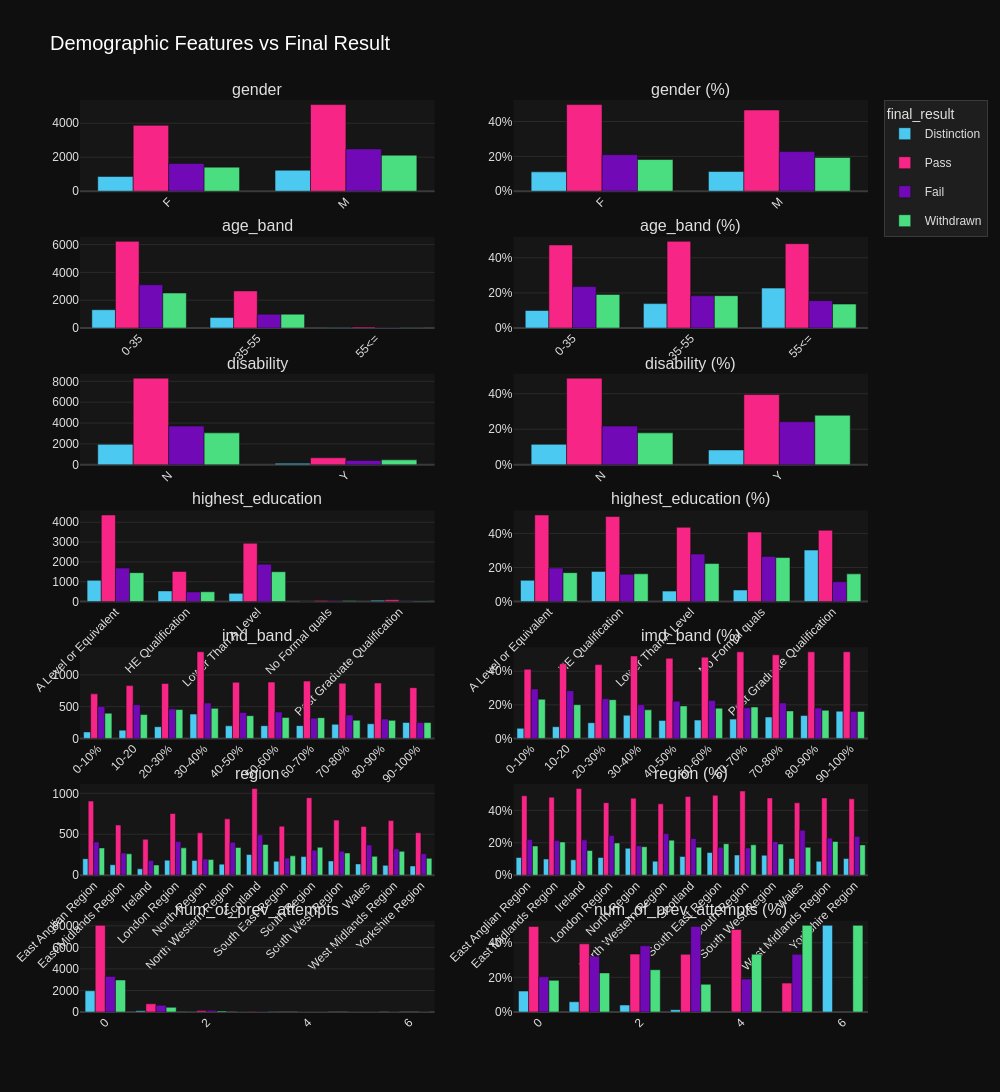

Write notebook code for a chart like this one.
### Markdown cell above
## 3. Target Variable Analysis
We want to see how the target variable (final_result) is distributed across different features.
We are interested in comparing the final_result with:
- gender
- age_band
- disability
- highest_education
- imd_band
- region
- num_of_prev_attempts

### Code cell
from plotly.subplots import make_subplots

CATEGORICAL_FEATURES = [
	"gender",
	"age_band",
	"disability",
	"highest_education",
	"imd_band",
	"region",
	"num_of_prev_attempts",
]
TARGET_COL = "final_result"
RESULT_ORDER = ["Distinction", "Pass", "Fail", "Withdrawn"]
GRID_COLS = 2
GRID_ROWS = len(CATEGORICAL_FEATURES)
VERTICAL_SPACING = 0.05
HORIZONTAL_SPACING = 0.1
TICK_ANGLE = -45
FIG_HEIGHT = 3000
FIG_WIDTH = 1000
OUTPUT_FILE = "demographic_vs_final_result.png"


def compute_group_counts(df, feature, target):
	return df.groupby([feature, target]).size().reset_index(name="count")


def compute_group_percentages(df, feature, target):
	counts = compute_group_counts(df, feature, target)
	counts["pct"] = (
			counts["count"] / counts.groupby(feature)["count"].transform("sum") * 100
	)
	return counts


def build_color_map(df, target, result_order):
	colorway = pio.templates[pio.templates.default].layout.colorway
	result_vals = [v for v in result_order if v in df[target].unique()]
	return {val: colorway[i % len(colorway)] for i, val in enumerate(result_vals)}


def add_grouped_bars(fig, df, feature, target, row, col, seen_legend, color_map, result_order, use_pct):
	if use_pct:
		data = compute_group_percentages(df, feature, target)
		y_col = "pct"
	else:
		data = compute_group_counts(df, feature, target)
		y_col = "count"

	for result_val in [v for v in result_order if v in data[target].unique()]:
		subset = data[data[target] == result_val]
		show_legend = result_val not in seen_legend
		if show_legend:
			seen_legend.add(result_val)
		fig.add_trace(
			go.Bar(
				name=result_val,
				x=subset[feature],
				y=subset[y_col],
				legendgroup=result_val,
				showlegend=show_legend,
				marker_color=color_map[result_val],
			),
			row=row,
			col=col,
		)


def build_subplot_titles(features):
	titles = []
	for feature in features:
		titles.append(feature)
		titles.append(f"{feature} (%)")
	return titles


def build_figure(df, features, target, result_order):
	color_map = build_color_map(df, target, result_order)

	fig = make_subplots(
		rows=GRID_ROWS,
		cols=GRID_COLS,
		subplot_titles=build_subplot_titles(features),
		vertical_spacing=VERTICAL_SPACING,
		horizontal_spacing=HORIZONTAL_SPACING,
	)

	seen_legend = set()
	for i, feature in enumerate(features):
		row = i + 1
		add_grouped_bars(fig, df, feature, target, row, 1, seen_legend, color_map, result_order, use_pct=False)
		add_grouped_bars(fig, df, feature, target, row, 2, seen_legend, color_map, result_order, use_pct=True)

	fig.update_xaxes(tickangle=TICK_ANGLE)
	fig.update_yaxes(col=2, ticksuffix="%")
	fig.update_layout(
		title_text="Demographic Features vs Final Result",
		barmode="group",
		legend_title_text=target,
		height=FIG_HEIGHT,
		width=FIG_WIDTH,
	)
	return fig


fig = build_figure(train_data, CATEGORICAL_FEATURES, TARGET_COL, RESULT_ORDER)
fig.write_image(OUTPUT_FILE)
fig.show()

### Figure 1 — Plotly figure (JSON) as saved in the notebook; plotly's stock layout.template omitted (floating-point values rounded to 4 significant figures)
{"data": [{"legendgroup": "Distinction", "marker": {"color": "#4CC9F0"}, "name": "Distinction", "showlegend": true, "x": ["F", "M"], "y": [865, 1236], "type": "bar", "xaxis": "x", "yaxis": "y"}, {"legendgroup": "Pass", "marker": {"color": "#F72585"}, "name": "Pass", "showlegend": true, "x": ["F", "M"], "y": [3874, 5099], "type": "bar", "xaxis": "x", "yaxis": "y"}, {"legendgroup": "Fail", "marker": {"color": "#7209B7"}, "name": "Fail", "showlegend": true, "x": ["F", "M"], "y": [1633, 2488], "type": "bar", "xaxis": "x", "yaxis": "y"}, {"legendgroup": "Withdrawn", "marker": {"color": "#4ADE80"}, "name": "Withdrawn", "showlegend": true, "x": ["F", "M"], "y": [1416, 2117], "type": "bar", "xaxis": "x", "yaxis": "y"}, {"legendgroup": "Distinction", "marker": {"color": "#4CC9F0"}, "name": "Distinction", "showlegend": false, "x": ["F", "M"], "y": [11.11, 11.3], "type": "bar", "xaxis": "x2", "yaxis": "y2"}, {"legendgroup": "Pass", "marker": {"color": "#F72585"}, "name": "Pass", "showlegend": false, "x": ["F", "M"], "y": [49.74, 46.61], "type": "bar", "xaxis": "x2", "yaxis": "y2"}, {"legendgroup": "Fail", "marker": {"color": "#7209B7"}, "name": "Fail", "showlegend": false, "x": ["F", "M"], "y": [20.97, 22.74], "type": "bar", "xaxis": "x2", "yaxis": "y2"}, {"legendgroup": "Withdrawn", "marker": {"color": "#4ADE80"}, "name": "Withdrawn", "showlegend": false, "x": ["F", "M"], "y": [18.18, 19.35], "type": "bar", "xaxis": "x2", "yaxis": "y2"}, {"legendgroup": "Distinction", "marker": {"color": "#4CC9F0"}, "name": "Distinction", "showlegend": false, "x": ["0-35", "35-55", "55<="], "y": [1315, 751, 35], "type": "bar", "xaxis": "x3", "yaxis": "y3"}, {"legendgroup": "Pass", "marker": {"color": "#F72585"}, "name": "Pass", "showlegend": false, "x": ["0-35", "35-55", "55<="], "y": [6231, 2668, 74], "type": "bar", "xaxis": "x3", "yaxis": "y3"}, {"legendgroup": "Fail", "marker": {"color": "#7209B7"}, "name": "Fail", "showlegend": false, "x": ["0-35", "35-55", "55<="], "y": [3106, 991, 24], "type": "bar", "xaxis": "x3", "yaxis": "y3"}, {"legendgroup": "Withdrawn", "marker": {"color": "#4ADE80"}, "name": "Withdrawn", "showlegend": false, "x": ["0-35", "35-55", "55<="], "y": [2517, 995, 21], "type": "bar", "xaxis": "x3", "yaxis": "y3"}, {"legendgroup": "Distinction", "marker": {"color": "#4CC9F0"}, "name": "Distinction", "showlegend": false, "x": ["0-35", "35-55", "55<="], "y": [9.986, 13.89, 22.73], "type": "bar", "xaxis": "x4", "yaxis": "y4"}, {"legendgroup": "Pass", "marker": {"color": "#F72585"}, "name": "Pass", "showlegend": false, "x": ["0-35", "35-55", "55<="], "y": [47.32, 49.36, 48.05], "type": "bar", "xaxis": "x4", "yaxis": "y4"}, {"legendgroup": "Fail", "marker": {"color": "#7209B7"}, "name": "Fail", "showlegend": false, "x": ["0-35", "35-55", "55<="], "y": [23.59, 18.33, 15.58], "type": "bar", "xaxis": "x4", "yaxis": "y4"}, {"legendgroup": "Withdrawn", "marker": {"color": "#4ADE80"}, "name": "Withdrawn", "showlegend": false, "x": ["0-35", "35-55", "55<="], "y": [19.11, 18.41, 13.64], "type": "bar", "xaxis": "x4", "yaxis": "y4"}, {"legendgroup": "Distinction", "marker": {"color": "#4CC9F0"}, "name": "Distinction", "showlegend": false, "x": ["N", "Y"], "y": [1959, 142], "type": "bar", "xaxis": "x5", "yaxis": "y5"}, {"legendgroup": "Pass", "marker": {"color": "#F72585"}, "name": "Pass", "showlegend": false, "x": ["N", "Y"], "y": [8301, 672], "type": "bar", "xaxis": "x5", "yaxis": "y5"}, {"legendgroup": "Fail", "marker": {"color": "#7209B7"}, "name": "Fail", "showlegend": false, "x": ["N", "Y"], "y": [3709, 412], "type": "bar", "xaxis": "x5", "yaxis": "y5"}, {"legendgroup": "Withdrawn", "marker": {"color": "#4ADE80"}, "name": "Withdrawn", "showlegend": false, "x": ["N", "Y"], "y": [3059, 474], "type": "bar", "xaxis": "x5", "yaxis": "y5"}, {"legendgroup": "Distinction", "marker": {"color": "#4CC9F0"}, "name": "Distinction", "showlegend": false, "x": ["N", "Y"], "y": [11.5, 8.353], "type": "bar", "xaxis": "x6", "yaxis": "y6"}, {"legendgroup": "Pass", "marker": {"color": "#F72585"}, "name": "Pass", "showlegend": false, "x": ["N", "Y"], "y": [48.75, 39.53], "type": "bar", "xaxis": "x6", "yaxis": "y6"}, {"legendgroup": "Fail", "marker": {"color": "#7209B7"}, "name": "Fail", "showlegend": false, "x": ["N", "Y"], "y": [21.78, 24.24], "type": "bar", "xaxis": "x6", "yaxis": "y6"}, {"legendgroup": "Withdrawn", "marker": {"color": "#4ADE80"}, "name": "Withdrawn", "showlegend": false, "x": ["N", "Y"], "y": [17.96, 27.88], "type": "bar", "xaxis": "x6", "yaxis": "y6"}, {"legendgroup": "Distinction", "marker": {"color": "#4CC9F0"}, "name": "Distinction", "showlegend": false, "x": ["A Level or Equivalent", "HE Qualification", "Lower Than A Level", "No Formal quals", "Post Graduate Qualification"], "y": [1072, 539, 415, 10, 65], "type": "bar", "xaxis": "x7", "yaxis": "y7"}, {"legendgroup": "Pass", "marker": {"color": "#F72585"}, "name": "Pass", "showlegend": false, "x": ["A Level or Equivalent", "HE Qualification", "Lower Than A Level", "No Formal quals", "Post Graduate Qualification"], "y": [4366, 1518, 2939, 60, 90], "type": "bar", "xaxis": "x7", "yaxis": "y7"}, {"legendgroup": "Fail", "marker": {"color": "#7209B7"}, "name": "Fail", "showlegend": false, "x": ["A Level or Equivalent", "HE Qualification", "Lower Than A Level", "No Formal quals", "Post Graduate Qualification"], "y": [1689, 487, 1881, 39, 25], "type": "bar", "xaxis": "x7", "yaxis": "y7"}, {"legendgroup": "Withdrawn", "marker": {"color": "#4ADE80"}, "name": "Withdrawn", "showlegend": false, "x": ["A Level or Equivalent", "HE Qualification", "Lower Than A Level", "No Formal quals", "Post Graduate Qualification"], "y": [1459, 496, 1505, 38, 35], "type": "bar", "xaxis": "x7", "yaxis": "y7"}, {"legendgroup": "Distinction", "marker": {"color": "#4CC9F0"}, "name": "Distinction", "showlegend": false, "x": ["A Level or Equivalent", "HE Qualification", "Lower Than A Level", "No Formal quals", "Post Graduate Qualification"], "y": [12.49, 17.73, 6.157, 6.803, 30.23], "type": "bar", "xaxis": "x8", "yaxis": "y8"}, {"legendgroup": "Pass", "marker": {"color": "#F72585"}, "name": "Pass", "showlegend": false, "x": ["A Level or Equivalent", "HE Qualification", "Lower Than A Level", "No Formal quals", "Post Graduate Qualification"], "y": [50.85, 49.93, 43.61, 40.82, 41.86], "type": "bar", "xaxis": "x8", "yaxis": "y8"}, {"legendgroup": "Fail", "marker": {"color": "#7209B7"}, "name": "Fail", "showlegend": false, "x": ["A Level or Equivalent", "HE Qualification", "Lower Than A Level", "No Formal quals", "Post Graduate Qualification"], "y": [19.67, 16.02, 27.91, 26.53, 11.63], "type": "bar", "xaxis": "x8", "yaxis": "y8"}, {"legendgroup": "Withdrawn", "marker": {"color": "#4ADE80"}, "name": "Withdrawn", "showlegend": false, "x": ["A Level or Equivalent", "HE Qualification", "Lower Than A Level", "No Formal quals", "Post Graduate Qualification"], "y": [16.99, 16.32, 22.33, 25.85, 16.28], "type": "bar", "xaxis": "x8", "yaxis": "y8"}, {"legendgroup": "Distinction", "marker": {"color": "#4CC9F0"}, "name": "Distinction", "showlegend": false, "x": ["0-10%", "10-20", "20-30%", "30-40%", "40-50%", "50-60%", "60-70%", "70-80%", "80-90%", "90-100%"], "y": [102, 130, 184, 383, 198, 200, 201, 222, 230, 251], "type": "bar", "xaxis": "x9", "yaxis": "y9"}, {"legendgroup": "Pass", "marker": {"color": "#F72585"}, "name": "Pass", "showlegend": false, "x": ["0-10%", "10-20", "20-30%", "30-40%", "40-50%", "50-60%", "60-70%", "70-80%", "80-90%", "90-100%"], "y": [701, 831, 865, 1364, 883, 887, 902, 869, 872, 799], "type": "bar", "xaxis": "x9", "yaxis": "y9"}, {"legendgroup": "Fail", "marker": {"color": "#7209B7"}, "name": "Fail", "showlegend": false, "x": ["0-10%", "10-20", "20-30%", "30-40%", "40-50%", "50-60%", "60-70%", "70-80%", "80-90%", "90-100%"], "y": [502, 531, 465, 558, 409, 415, 319, 368, 305, 249], "type": "bar", "xaxis": "x9", "yaxis": "y9"}, {"legendgroup": "Withdrawn", "marker": {"color": "#4ADE80"}, "name": "Withdrawn", "showlegend": false, "x": ["0-10%", "10-20", "20-30%", "30-40%", "40-50%", "50-60%", "60-70%", "70-80%", "80-90%", "90-100%"], "y": [397, 375, 454, 473, 358, 330, 327, 286, 284, 249], "type": "bar", "xaxis": "x9", "yaxis": "y9"}, {"legendgroup": "Distinction", "marker": {"color": "#4CC9F0"}, "name": "Distinction", "showlegend": false, "x": ["0-10%", "10-20", "20-30%", "30-40%", "40-50%", "50-60%", "60-70%", "70-80%", "80-90%", "90-100%"], "y": [5.993, 6.963, 9.35, 13.79, 10.71, 10.92, 11.49, 12.72, 13.6, 16.21], "type": "bar", "xaxis": "x10", "yaxis": "y10"}, {"legendgroup": "Pass", "marker": {"color": "#F72585"}, "name": "Pass", "showlegend": false, "x": ["0-10%", "10-20", "20-30%", "30-40%", "40-50%", "50-60%", "60-70%", "70-80%", "80-90%", "90-100%"], "y": [41.19, 44.51, 43.95, 49.1, 47.78, 48.42, 51.57, 49.8, 51.57, 51.61], "type": "bar", "xaxis": "x10", "yaxis": "y10"}, {"legendgroup": "Fail", "marker": {"color": "#7209B7"}, "name": "Fail", "showlegend": false, "x": ["0-10%", "10-20", "20-30%", "30-40%", "40-50%", "50-60%", "60-70%", "70-80%", "80-90%", "90-100%"], "y": [29.49, 28.44, 23.63, 20.09, 22.13, 22.65, 18.24, 21.09, 18.04, 16.09], "type": "bar", "xaxis": "x10", "yaxis": "y10"}, {"legendgroup": "Withdrawn", "marker": {"color": "#4ADE80"}, "name": "Withdrawn", "showlegend": false, "x": ["0-10%", "10-20", "20-30%", "30-40%", "40-50%", "50-60%", "60-70%", "70-80%", "80-90%", "90-100%"], "y": [23.33, 20.09, 23.07, 17.03, 19.37, 18.01, 18.7, 16.39, 16.79, 16.09], "type": "bar", "xaxis": "x10", "yaxis": "y10"}, {"legendgroup": "Distinction", "marker": {"color": "#4CC9F0"}, "name": "Distinction", "showlegend": false, "x": ["East Anglian Region", "East Midlands Region", "Ireland", "London Region", "North Region", "North Western Region", "Scotland", "South East Region", "South Region", "South West Region", "Wales", "West Midlands Region", "Yorkshire Region"], "y": [202, 127, 78, 184, 181, 135, 252, 170, 227, 174, 138, 120, 113], "type": "bar", "xaxis": "x11", "yaxis": "y11"}, {"legendgroup": "Pass", "marker": {"color": "#F72585"}, "name": "Pass", "showlegend": false, "x": ["East Anglian Region", "East Midlands Region", "Ireland", "London Region", "North Region", "North Western Region", "Scotland", "South East Region", "South Region", "South West Region", "Wales", "West Midlands Region", "Yorkshire Region"], "y": [905, 613, 439, 753, 517, 688, 1058, 599, 946, 673, 596, 667, 519], "type": "bar", "xaxis": "x11", "yaxis": "y11"}, {"legendgroup": "Fail", "marker": {"color": "#7209B7"}, "name": "Fail", "showlegend": false, "x": ["East Anglian Region", "East Midlands Region", "Ireland", "London Region", "North Region", "North Western Region", "Scotland", "South East Region", "South Region", "South West Region", "Wales", "West Midlands Region", "Yorkshire Region"], "y": [406, 272, 179, 411, 198, 401, 493, 209, 306, 293, 370, 320, 263], "type": "bar", "xaxis": "x11", "yaxis": "y11"}, {"legendgroup": "Withdrawn", "marker": {"color": "#4ADE80"}, "name": "Withdrawn", "showlegend": false, "x": ["East Anglian Region", "East Midlands Region", "Ireland", "London Region", "North Region", "North Western Region", "Scotland", "South East Region", "South Region", "South West Region", "Wales", "West Midlands Region", "Yorkshire Region"], "y": [333, 261, 125, 334, 191, 338, 376, 236, 341, 271, 230, 291, 206], "type": "bar", "xaxis": "x11", "yaxis": "y11"}, {"legendgroup": "Distinction", "marker": {"color": "#4CC9F0"}, "name": "Distinction", "showlegend": false, "x": ["East Anglian Region", "East Midlands Region", "Ireland", "London Region", "North Region", "North Western Region", "Scotland", "South East Region", "South Region", "South West Region", "Wales", "West Midlands Region", "Yorkshire Region"], "y": [10.94, 9.976, 9.501, 10.94, 16.65, 8.643, 11.56, 14.0, 12.47, 12.33, 10.34, 8.584, 10.26], "type": "bar", "xaxis": "x12", "yaxis": "y12"}, {"legendgroup": "Pass", "marker": {"color": "#F72585"}, "name": "Pass", "showlegend": false, "x": ["East Anglian Region", "East Midlands Region", "Ireland", "London Region", "North Region", "North Western Region", "Scotland", "South East Region", "South Region", "South West Region", "Wales", "West Midlands Region", "Yorkshire Region"], "y": [49.02, 48.15, 53.47, 44.77, 47.56, 44.05, 48.55, 49.34, 51.98, 47.7, 44.68, 47.71, 47.14], "type": "bar", "xaxis": "x12", "yaxis": "y12"}, {"legendgroup": "Fail", "marker": {"color": "#7209B7"}, "name": "Fail", "showlegend": false, "x": ["East Anglian Region", "East Midlands Region", "Ireland", "London Region", "North Region", "North Western Region", "Scotland", "South East Region", "South Region", "South West Region", "Wales", "West Midlands Region", "Yorkshire Region"], "y": [21.99, 21.37, 21.8, 24.44, 18.22, 25.67, 22.63, 17.22, 16.81, 20.77, 27.74, 22.89, 23.89], "type": "bar", "xaxis": "x12", "yaxis": "y12"}, {"legendgroup": "Withdrawn", "marker": {"color": "#4ADE80"}, "name": "Withdrawn", "showlegend": false, "x": ["East Anglian Region", "East Midlands Region", "Ireland", "London Region", "North Region", "North Western Region", "Scotland", "South East Region", "South Region", "South West Region", "Wales", "West Midlands Region", "Yorkshire Region"], "y": [18.04, 20.5, 15.23, 19.86, 17.57, 21.64, 17.26, 19.44, 18.74, 19.21, 17.24, 20.82, 18.71], "type": "bar", "xaxis": "x12", "yaxis": "y12"}, {"legendgroup": "Distinction", "marker": {"color": "#4CC9F0"}, "name": "Distinction", "showlegend": false, "x": [0, 1, 2, 3, 6], "y": [1969, 114, 16, 1, 1], "type": "bar", "xaxis": "x13", "yaxis": "y13"}, {"legendgroup": "Pass", "marker": {"color": "#F72585"}, "name": "Pass", "showlegend": false, "x": [0, 1, 2, 3, 4, 5], "y": [8044, 760, 133, 25, 10, 1], "type": "bar", "xaxis": "x13", "yaxis": "y13"}, {"legendgroup": "Fail", "marker": {"color": "#7209B7"}, "name": "Fail", "showlegend": false, "x": [0, 1, 2, 3, 4, 5], "y": [3305, 621, 152, 37, 4, 2], "type": "bar", "xaxis": "x13", "yaxis": "y13"}, {"legendgroup": "Withdrawn", "marker": {"color": "#4ADE80"}, "name": "Withdrawn", "showlegend": false, "x": [0, 1, 2, 3, 4, 5, 6], "y": [2977, 436, 97, 12, 7, 3, 1], "type": "bar", "xaxis": "x13", "yaxis": "y13"}, {"legendgroup": "Distinction", "marker": {"color": "#4CC9F0"}, "name": "Distinction", "showlegend": false, "x": [0, 1, 2, 3, 6], "y": [12.08, 5.904, 4.02, 1.333, 50.0], "type": "bar", "xaxis": "x14", "yaxis": "y14"}, {"legendgroup": "Pass", "marker": {"color": "#F72585"}, "name": "Pass", "showlegend": false, "x": [0, 1, 2, 3, 4, 5], "y": [49.36, 39.36, 33.42, 33.33, 47.62, 16.67], "type": "bar", "xaxis": "x14", "yaxis": "y14"}, {"legendgroup": "Fail", "marker": {"color": "#7209B7"}, "name": "Fail", "showlegend": false, "x": [0, 1, 2, 3, 4, 5], "y": [20.28, 32.16, 38.19, 49.33, 19.05, 33.33], "type": "bar", "xaxis": "x14", "yaxis": "y14"}, {"legendgroup": "Withdrawn", "marker": {"color": "#4ADE80"}, "name": "Withdrawn", "showlegend": false, "x": [0, 1, 2, 3, 4, 5, 6], "y": [18.27, 22.58, 24.37, 16.0, 33.33, 50.0, 50.0], "type": "bar", "xaxis": "x14", "yaxis": "y14"}], "layout": {"xaxis": {"anchor": "y", "domain": [0.0, 0.45], "tickangle": -45}, "yaxis": {"anchor": "x", "domain": [0.9, 1.0]}, "xaxis2": {"anchor": "y2", "domain": [0.55, 1.0], "tickangle": -45}, "yaxis2": {"anchor": "x2", "domain": [0.9, 1.0], "ticksuffix": "%"}, "xaxis3": {"anchor": "y3", "domain": [0.0, 0.45], "tickangle": -45}, "yaxis3": {"anchor": "x3", "domain": [0.75, 0.85]}, "xaxis4": {"anchor": "y4", "domain": [0.55, 1.0], "tickangle": -45}, "yaxis4": {"anchor": "x4", "domain": [0.75, 0.85], "ticksuffix": "%"}, "xaxis5": {"anchor": "y5", "domain": [0.0, 0.45], "tickangle": -45}, "yaxis5": {"anchor": "x5", "domain": [0.6, 0.7]}, "xaxis6": {"anchor": "y6", "domain": [0.55, 1.0], "tickangle": -45}, "yaxis6": {"anchor": "x6", "domain": [0.6, 0.7], "ticksuffix": "%"}, "xaxis7": {"anchor": "y7", "domain": [0.0, 0.45], "tickangle": -45}, "yaxis7": {"anchor": "x7", "domain": [0.45, 0.55]}, "xaxis8": {"anchor": "y8", "domain": [0.55, 1.0], "tickangle": -45}, "yaxis8": {"anchor": "x8", "domain": [0.45, 0.55], "ticksuffix": "%"}, "xaxis9": {"anchor": "y9", "domain": [0.0, 0.45], "tickangle": -45}, "yaxis9": {"anchor": "x9", "domain": [0.3, 0.4]}, "xaxis10": {"anchor": "y10", "domain": [0.55, 1.0], "tickangle": -45}, "yaxis10": {"anchor": "x10", "domain": [0.3, 0.4], "ticksuffix": "%"}, "xaxis11": {"anchor": "y11", "domain": [0.0, 0.45], "tickangle": -45}, "yaxis11": {"anchor": "x11", "domain": [0.15, 0.25]}, "xaxis12": {"anchor": "y12", "domain": [0.55, 1.0], "tickangle": -45}, "yaxis12": {"anchor": "x12", "domain": [0.15, 0.25], "ticksuffix": "%"}, "xaxis13": {"anchor": "y13", "domain": [0.0, 0.45], "tickangle": -45}, "yaxis13": {"anchor": "x13", "domain": [0.0, 0.1]}, "xaxis14": {"anchor": "y14", "domain": [0.55, 1.0], "tickangle": -45}, "yaxis14": {"anchor": "x14", "domain": [0.0, 0.1], "ticksuffix": "%"}, "annotations": [{"font": {"size": 16}, "showarrow": false, "text": "gender", "x": 0.225, "xanchor": "center", "xref": "paper", "y": 1.0, "yanchor": "bottom", "yref": "paper"}, {"font": {"size": 16}, "showarrow": false, "text": "gender (%)", "x": 0.775, "xanchor": "center", "xref": "paper", "y": 1.0, "yanchor": "bottom", "yref": "paper"}, {"font": {"size": 16}, "showarrow": false, "text": "age_band", "x": 0.225, "xanchor": "center", "xref": "paper", "y": 0.85, "yanchor": "bottom", "yref": "paper"}, {"font": {"size": 16}, "showarrow": false, "text": "age_band (%)", "x": 0.775, "xanchor": "center", "xref": "paper", "y": 0.85, "yanchor": "bottom", "yref": "paper"}, {"font": {"size": 16}, "showarrow": false, "text": "disability", "x": 0.225, "xanchor": "center", "xref": "paper", "y": 0.7, "yanchor": "bottom", "yref": "paper"}, {"font": {"size": 16}, "showarrow": false, "text": "disability (%)", "x": 0.775, "xanchor": "center", "xref": "paper", "y": 0.7, "yanchor": "bottom", "yref": "paper"}, {"font": {"size": 16}, "showarrow": false, "text": "highest_education", "x": 0.225, "xanchor": "center", "xref": "paper", "y": 0.55, "yanchor": "bottom", "yref": "paper"}, {"font": {"size": 16}, "showarrow": false, "text": "highest_education (%)", "x": 0.775, "xanchor": "center", "xref": "paper", "y": 0.55, "yanchor": "bottom", "yref": "paper"}, {"font": {"size": 16}, "showarrow": false, "text": "imd_band", "x": 0.225, "xanchor": "center", "xref": "paper", "y": 0.4, "yanchor": "bottom", "yref": "paper"}, {"font": {"size": 16}, "showarrow": false, "text": "imd_band (%)", "x": 0.775, "xanchor": "center", "xref": "paper", "y": 0.4, "yanchor": "bottom", "yref": "paper"}, {"font": {"size": 16}, "showarrow": false, "text": "region", "x": 0.225, "xanchor": "center", "xref": "paper", "y": 0.25, "yanchor": "bottom", "yref": "paper"}, {"font": {"size": 16}, "showarrow": false, "text": "region (%)", "x": 0.775, "xanchor": "center", "xref": "paper", "y": 0.25, "yanchor": "bottom", "yref": "paper"}, {"font": {"size": 16}, "showarrow": false, "text": "num_of_prev_attempts", "x": 0.225, "xanchor": "center", "xref": "paper", "y": 0.1, "yanchor": "bottom", "yref": "paper"}, {"font": {"size": 16}, "showarrow": false, "text": "num_of_prev_attempts (%)", "x": 0.775, "xanchor": "center", "xref": "paper", "y": 0.1, "yanchor": "bottom", "yref": "paper"}], "title": {"text": "Demographic Features vs Final Result"}, "legend": {"title": {"text": "final_result"}}, "barmode": "group", "height": 3000, "width": 1000}}
